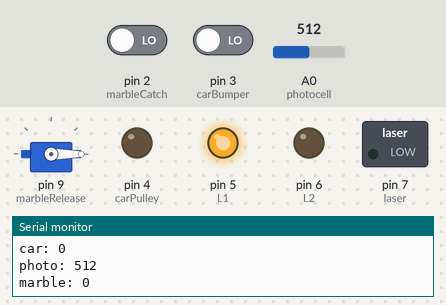
A sketch run on a simulated Arduino Uno, built with avr-gcc and run on an emulated ATmega328P. On the bench: servo, switched loads named in the sketch (green lamp = pin HIGH), output pins drawn as LEDs (lit = HIGH), the last lines printed to the serial monitor. Dashed ring = blinking. The inputs (shaded band) are chosen by the test bench; at power-on: A0 (photocell) = 512, pin 2 (marbleCatch) LOW, pin 3 (carBumper) LOW.

Above: at 1.2 s.
1.3 s: A0 (photocell) set to 793
4.3 s: A0 (photocell) set to 810
At 5.5 s:
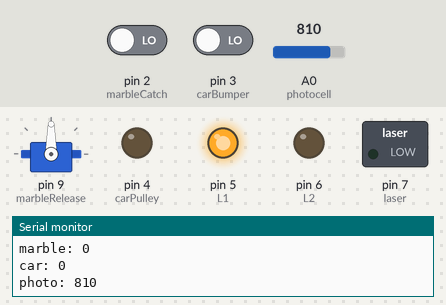
5.8 s: pin 2 (marbleCatch) driven HIGH
At 6.4 s:
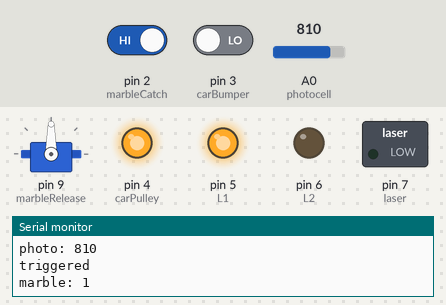
7.3 s: pin 3 (carBumper) driven HIGH
At 8.7 s:
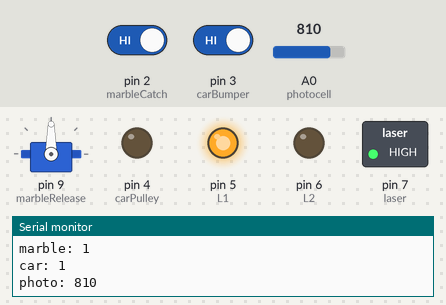
10.3 s: A0 (photocell) set to 0
At 11.0 s:
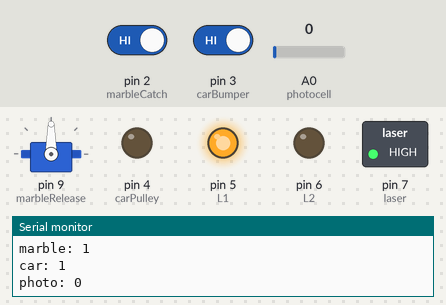
11.8 s: A0 (photocell) set to 1023
At 12.7 s:
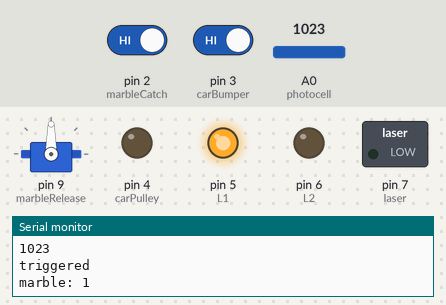
Timing chart, 0 to 15.8 s (numbered marks = the images above; inputs shaded):
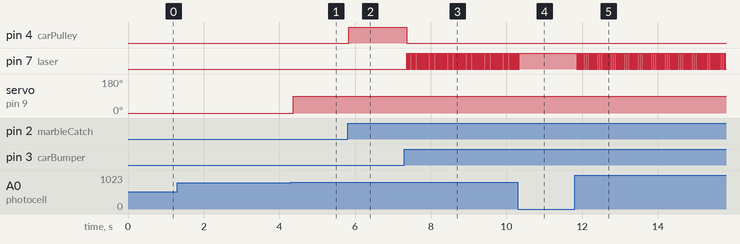

The sketch:

CubeGoldbergProject.ino
```cpp
#include <Servo.h>

/*
  Author: Lauren Crist
  Project: Cube Goldberg Project 2019
  Date: 3/14/19
  Description: This Arduino code controls various components of a Rube Goldberg machine, including a servo, sensors, and LEDs, to release a marble and trigger a photocell-based mechanism.
*/

Servo marbleRelease;
int marbleCatch = 2;
int carBumper = 3;
int carPulley = 4;
int L1 = 5;
int L2 = 6;
int laser = 7;
int photocell = A0;

int flag = 3;
int photocellReading = 0;

void setup() {
  Serial.begin(9600);

  // Set pin modes for various components
  pinMode(marbleCatch, INPUT);
  pinMode(carBumper, INPUT);
  pinMode(laser, OUTPUT);
  pinMode(carPulley, OUTPUT);
  pinMode(L1, OUTPUT);
  pinMode(L2, OUTPUT);

  // Initialize the initial states of components
  digitalWrite(carPulley, LOW);
  digitalWrite(L1, HIGH);
  digitalWrite(L2, LOW);

  // Attach the servo and set it to the initial position
  marbleRelease.attach(9);
  marbleRelease.write(0);
}

void loop() {
  // Read the state of the marble catch and car bumper
  int marbleCaught = digitalRead(marbleCatch);
  int carPulled = digitalRead(carBumper);

  // Read the analog value from the photocell
  int photocellReading = analogRead(photocell);

  // Print sensor values to Serial Monitor for debugging
  Serial.print("marble: ");
  Serial.println(marbleCaught);
  Serial.print("car: ");
  Serial.println(carPulled);
  Serial.print("photo: ");
  Serial.println(photocellReading);

  // Turn off the laser
  digitalWrite(laser, LOW);

  // Control the car pulley and laser based on sensor readings and flags
  if (marbleCaught == HIGH) {
    flag = 1;
  }
  if (carPulled == HIGH) {
    flag = 0;
  }
  if (flag == 1) {
    digitalWrite(carPulley, HIGH);
  } else if (flag == 0) {
    digitalWrite(carPulley, LOW);
    digitalWrite(laser, HIGH);
    Serial.println(photocellReading);
  }

  // Trigger the mechanism when the photocell reading exceeds a threshold
  if (photocellReading > 800) {
    Serial.println("triggered");
    digitalWrite(laser, LOW);
    marbleRelease.write(90);
  }
}
```

Measured:
- the behaviour switches between 800 and 801 on A0 (photocell) (found by bisection; images 0 and 1)
- after the input at 4.3 s, servo on pin 9 (marbleRelease): 0° → 90° after 0.06 s
- after the input at 5.8 s, pin 4 (carPulley): LOW → HIGH at once
- after the input at 7.3 s, pin 4 (carPulley): HIGH → LOW after 0.06 s; pin 7 (laser): alternates HIGH for 0.02 s and LOW for 0.03 s, starting after 0.06 s
- after the input at 10.3 s, pin 7 (laser): goes on until 10.3 s, then stays HIGH
- after the input at 11.8 s, pin 7 (laser): alternates HIGH for 0.02 s and LOW for 0.03 s, starting after 0.06 s
